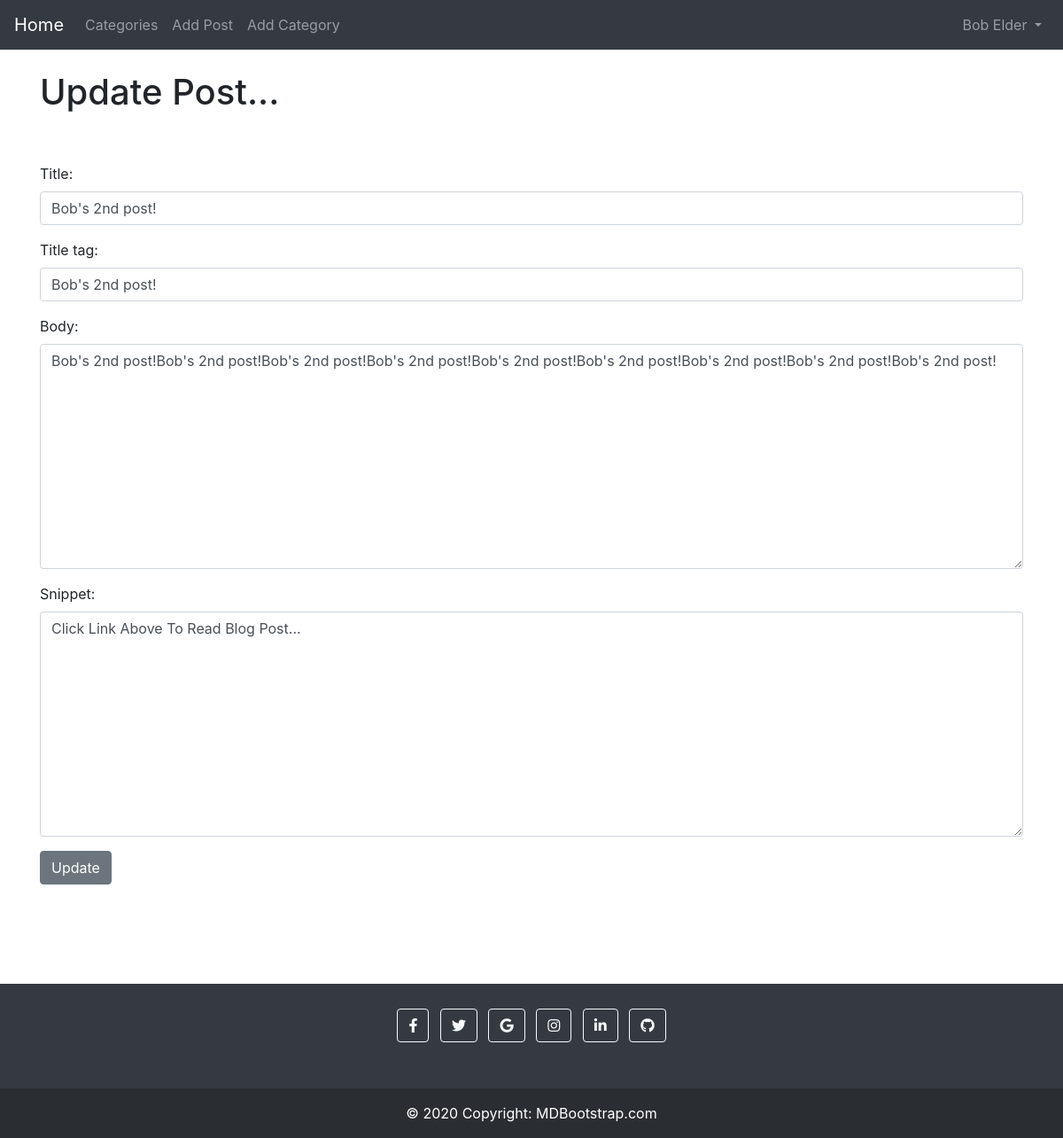
The app's page /article/edit/12 (signed in) with its own data.
### theblog/models.py (models this page shows, shortened)
class Post(models.Model):
	title = models.CharField(max_length=255)
	header_image = models.ImageField(null=True, blank=True, upload_to="images/")
	title_tag = models.CharField(max_length=255)
	author = models.ForeignKey(User, on_delete=models.CASCADE)
	body = RichTextField(blank=True, null=True)
	post_date = models.DateField(auto_now_add=True)
	category = models.CharField(max_length=255, default='coding')
	snippet = models.CharField(max_length=255)
	likes = models.ManyToManyField(User, related_name='blog_posts')

### theblog/views.py (the view)
# urls.py: path('article/edit/<int:pk>', UpdatePostView.as_view(), name='update_post'),
class UpdatePostView(UpdateView):
	model = Post
	form_class = EditForm
	template_name = 'update_post.html'

### theblog/forms.py
class EditForm(forms.ModelForm):
	class Meta:
		model = Post
		fields = ('title', 'title_tag', 'body', 'snippet')
		widgets = {
			'title': forms.TextInput(attrs={'class': 'form-control'}),
			'title_tag': forms.TextInput(attrs={'class': 'form-control'}),
			'body': forms.Textarea(attrs={'class': 'form-control'}),
			'snippet': forms.Textarea(attrs={'class': 'form-control'}),
		}

### theblog/templates/update_post.html (shortened to what this page needs)
{% extends 'base.html' %}
{% block content %}
{% if user.is_authenticated %}
	{% if user.id == post.author.id %}
		<h1>Update Post...</h1>
		<br/><br/>
		<div class="form-group">
			<form method="POST">
				{{ form.as_p }}
				<button class="btn btn-secondary">Update</button>
		</div>
	{% else %}
			You're not allowed here! (and you know it...)
	{% endif %}
{% else %}
You're not allowed here! (and you know it...)
{% endif %}
{% endblock %}

### theblog/templates/base.html (shortened to what this page needs)
{% load static %}
<!doctype html>
<html lang="en">
  <head>
     <link rel="stylesheet" href="https://cdnjs.cloudflare.com/ajax/libs/font-awesome/5.15.2/css/all.min.css"/>
    <link rel="stylesheet" href="https://stackpath.bootstrapcdn.com/bootstrap/4.4.1/css/bootstrap.min.css">
  </head>
  <body>
    <nav class="navbar navbar-expand-lg navbar-dark bg-dark">
  <a class="navbar-brand" href="{% url 'home' %}">Home</a>
  <div class="collapse navbar-collapse" id="navbarSupportedContent">
    <ul class="navbar-nav mr-auto">
      {% if cat_menu %}
      <li class="nav-item dropdown bg-dark">
        <a class="nav-link dropdown-toggle" href="#" id="navbarDropdown" role="button" data-toggle="dropdown" aria-haspopup="true" aria-expanded="false">
          Categories
        </a>
        <div class="dropdown-menu" aria-labelledby="navbarDropdown">
          {% for item in cat_menu %}
           <a class="dropdown-item" href="{% url 'category' item|slugify %}">{{ item }}</a>
          {% endfor %}
        </div>
      </li>
      {% else %}
        <li class="nav-item">
            <a class="nav-link" href="{% url 'category-list' %}">Categories</a>
        </li>
      {% endif %}
      {% if user.is_authenticated %}
        <li class="nav-item">
          <a class="nav-link" href="{% url 'add_post' %}">Add Post</a>
        </li>
        <li class="nav-item">
          <a class="nav-link" href="{% url 'add_category' %}">Add Category</a>
        </li>
      {% endif %}
    </ul>
{% if user.is_authenticated %}
    <ul class="navbar-nav ml-auto">
      <li class="nav-item dropdown">
          <a class="nav-link dropdown-toggle" href="#" id="navbarDropdown" role="button" data-toggle="dropdown" aria-haspopup="true" aria-expanded="false">
            {{ user.first_name }}
            {{ user.last_name }}
          </a>
      </li>
    </ul>
{% endif %}
  </div>
</nav>
    <br/>
    <div class="container">
      {% block content %}
      {% endblock %}
    </div>
    <br>
    <br>
    <br>
    <br>
    <footer class="bg-dark text-center text-white">
  <div class="container p-4 pb-0">
    <section class="mb-4">
      <a class="btn btn-outline-light btn-floating m-1" href="#!" role="button"
        ><i class="fab fa-facebook-f"></i
      ></a>
      <a class="btn btn-outline-light btn-floating m-1" href="#!" role="button"
        ><i class="fab fa-twitter"></i
      ></a>
      <a class="btn btn-outline-light btn-floating m-1" href="#!" role="button"
        ><i class="fab fa-google"></i
      ></a>
      <a class="btn btn-outline-light btn-floating m-1" href="#!" role="button"
        ><i class="fab fa-instagram"></i
      ></a>
      <a class="btn btn-outline-light btn-floating m-1" href="#!" role="button"
        ><i class="fab fa-linkedin-in"></i
      ></a>
      <a class="btn btn-outline-light btn-floating m-1" href="#!" role="button"
        ><i class="fab fa-github"></i
      ></a>
    </section>
  </div>
  <div class="text-center p-3" style="background-color: rgba(0, 0, 0, 0.2);">
    © 2020 Copyright:
    <a class="text-white" href="https://mdbootstrap.com/">MDBootstrap.com</a>
  </div>
</footer>
  </body>
</html>

### records on screen
Post: title "Bob's 2nd post!", title_tag "Bob's 2nd post!", body "Bob's 2nd post!Bob's 2nd post!Bob's 2nd post!Bob's 2nd post!Bob's 2nd post!Bob's 2nd post!Bob's 2nd post!Bob's 2nd post!Bob's 2nd post!", snippet "Click Link Above To Read Blog Post..."

### other values on screen
{{ user.first_name }} "Bob"
{{ user.last_name }} "Elder"
